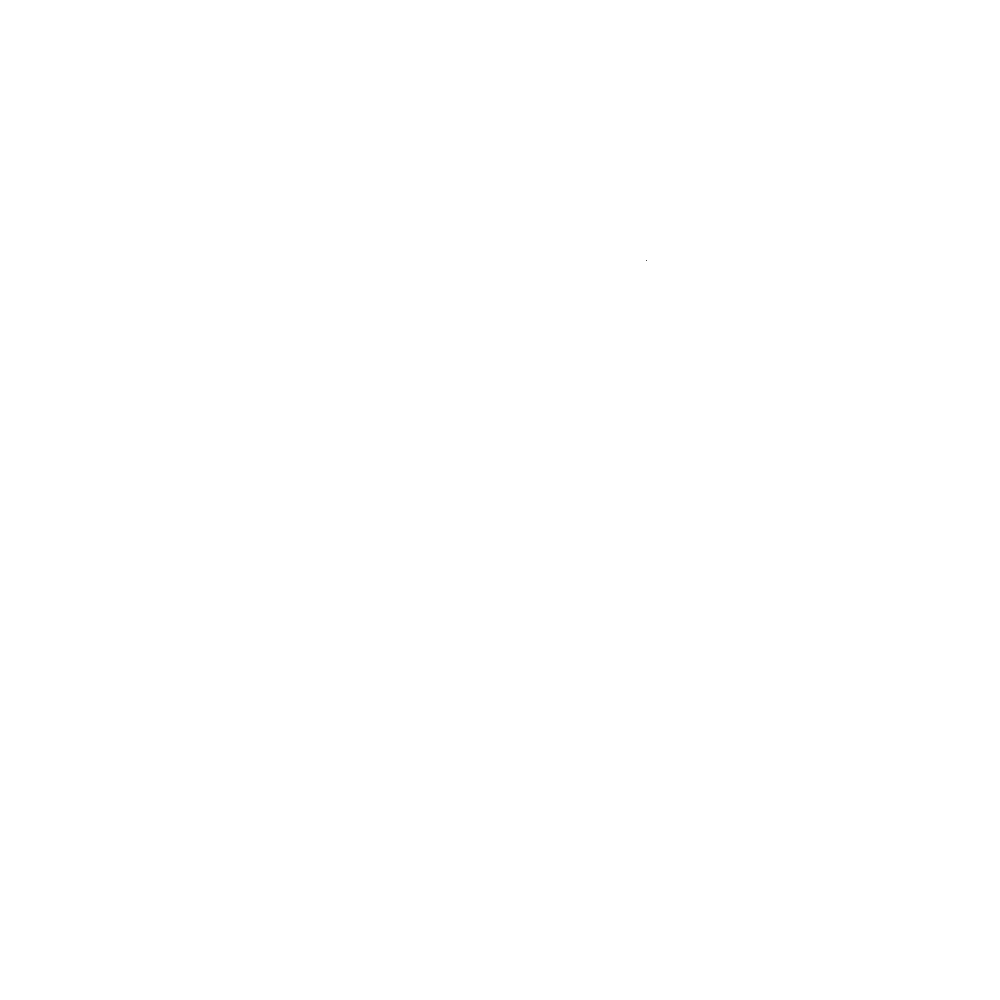
Frame 1 (no input)
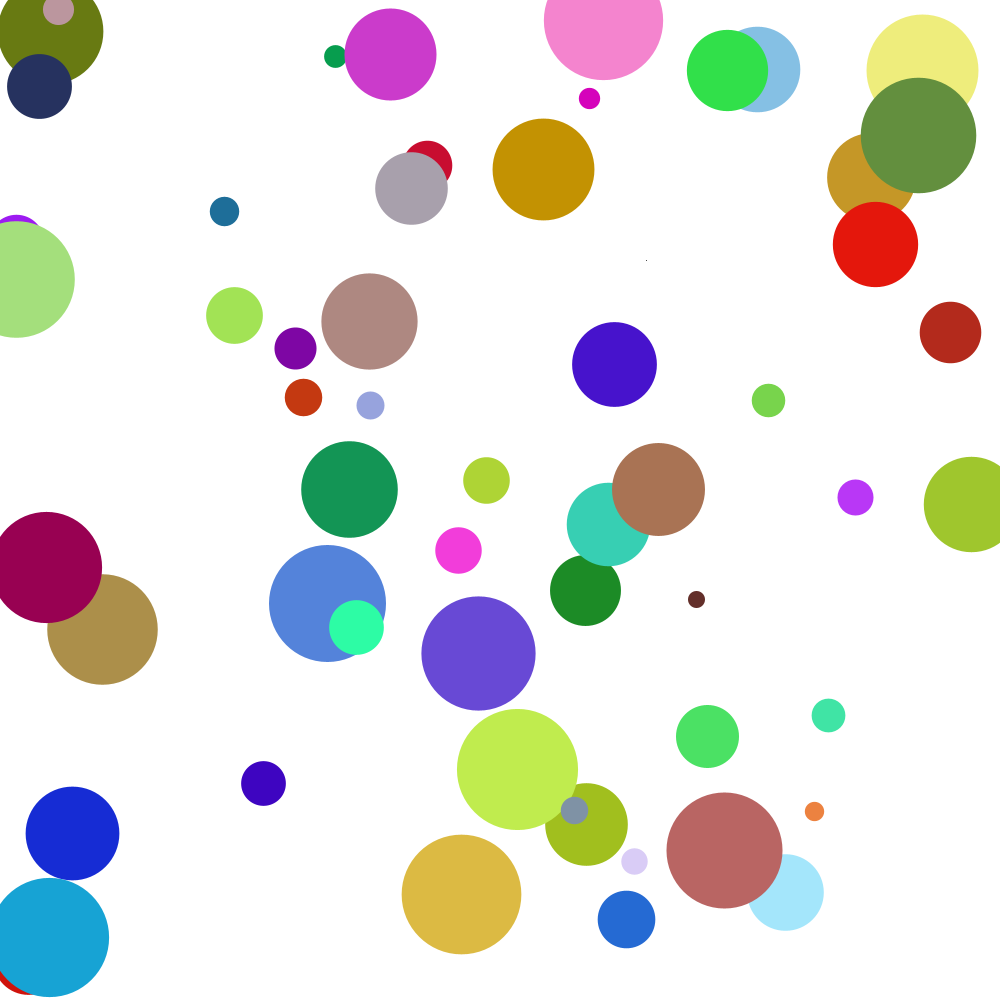
Frame 60 (the mouse pressed at the canvas centre just before this capture)
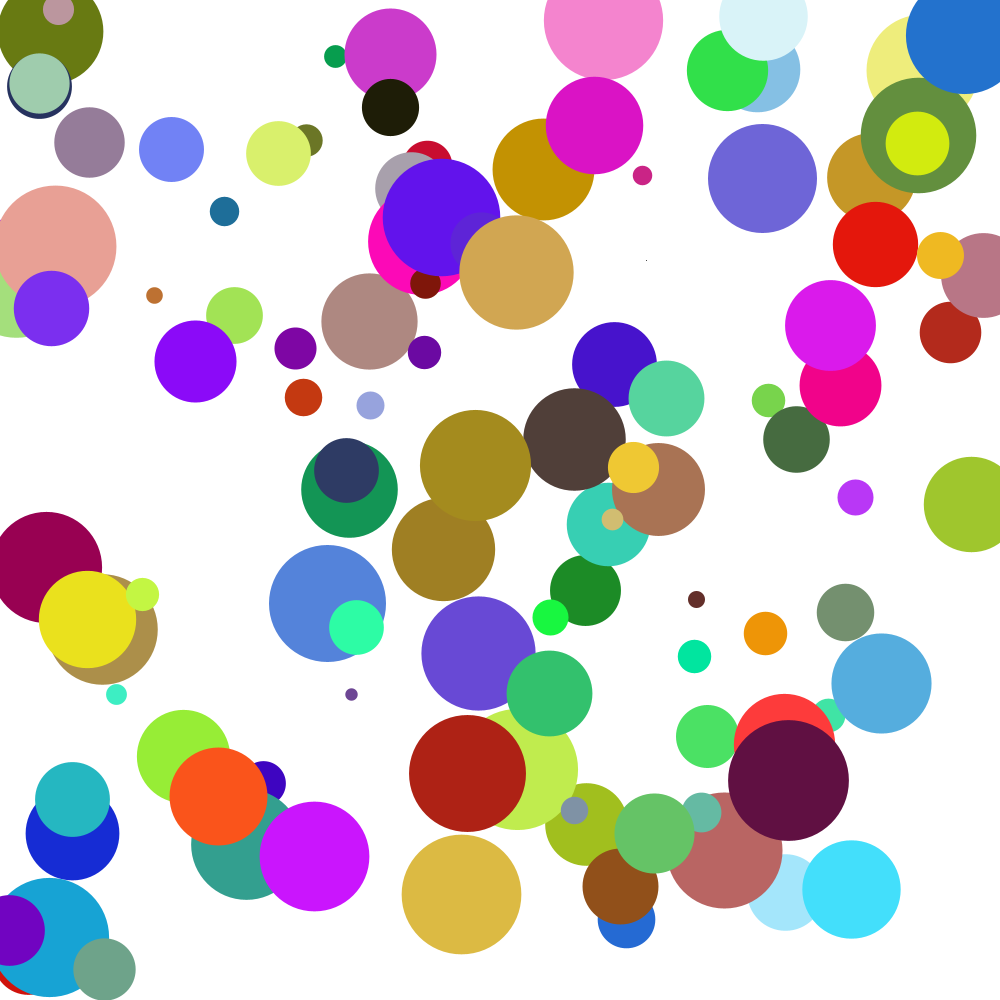
Frame 120 (the mouse held since frame 60 and released just before this capture)

The Processing sketch that drew these frames (run headless with seeded random() and noise(); from frame 60 on, the mouse is pressed at the canvas centre):

// Processing sketch: Random_dots
// ── Random_dots.pde




void setup()
{
  background(255,255,255);
  size(1000,1000);
  
  
}

void draw()
{
  point (random(1,1000),random(1,1000));
  stroke(random(1,255),random(1,255),random(1,255));
  strokeWeight(random(10,125));
}
